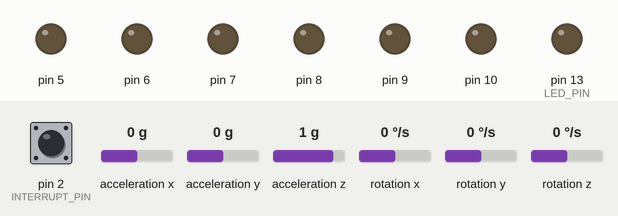
Simulated run of this sketch. Board: Arduino Uno, built with avr-gcc and run on an emulated ATmega328P. Shown: output pins drawn as LEDs (lit = HIGH). Inputs (shaded band) come from the test bench; at power-on: pin 2 (INTERRUPT_PIN) LOW, acceleration x 0 g, acceleration y 0 g, acceleration z 1 g, rotation x 0 °/s, rotation y 0 °/s, rotation z 0 °/s. The sensor or clock chip raises its interrupt line as the real part does; what the sketch prints to the serial monitor is not drawn.

Above: at 0.1 s.
At 0.6 s:
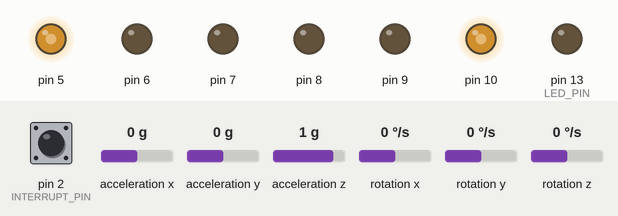
Timing chart, 0 to 2.1 s (numbered marks = the images above):
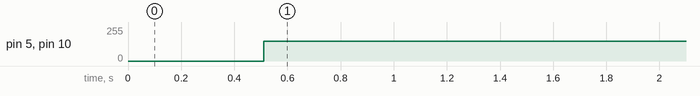

The sketch:

balancing_robot_example.ino
```cpp
// (licence header left out)
#include <PID_v1.h>
#include "LMotorController.h"
#include "I2Cdev.h"
#include "MPU6050_6Axis_MotionApps20.h"

#if I2CDEV_IMPLEMENTATION == I2CDEV_ARDUINO_WIRE
    #include "Wire.h"
#endif


//------------------------------------------------------------
#define OUTPUT_TEAPOT 1                    // Processing을 통해 MPU6050 센서를 Visualize 하고 싶은 경우 1, 아니면 0으로 선언합니다
#define MIN_ABS_SPEED 5                  // 모터의 최저속도를 설정합니다.   0 ~ 255 값 중 선택
#define OUTPUT_READABLE_YAWPITCHROLL    // Yaw, Pitch, Roll 값을 얻기 위해 선언합니다
#define INTERRUPT_PIN 2                  // MPU6050 센서의 INT 핀이 꽂혀있는 번호를 설정합니다. 보통 2번
#define LED_PIN 13                         // Arudino Uno의 13번핀 LED를 동작 중에 반짝거리게 하려고 선언합니다


//------------------------------------------------------------
//MPU 객체를 선언합니다
MPU6050 mpu;
// MPU control/status vars
bool blinkState = false;        // LED를 반짝거리게 하기 위한 변수
bool dmpReady = false;          // set true if DMP init was successful
uint8_t mpuIntStatus;           // holds actual interrupt status byte from MPU
uint8_t devStatus;            // return status after each device operation (0 = success, !0 = error)
uint16_t packetSize;        // expected DMP packet size (default is 42 bytes)
uint16_t fifoCount;            // count of all bytes currently in FIFO
uint8_t fifoBuffer[64];        // FIFO storage buffer


//------------------------------------------------------------
// MPU6050 센서를 통해 쿼터니언과 오일러각, Yaw, Pitch, Roll 값을 얻기 위해 선언합니다
// orientation/motion vars
Quaternion q;           // [w, x, y, z]         quaternion container
VectorInt16 aa;         // [x, y, z]            accel sensor measurements
VectorInt16 aaReal;     // [x, y, z]            gravity-free accel sensor measurements
VectorInt16 aaWorld;    // [x, y, z]            world-frame accel sensor measurements
VectorFloat gravity;    // [x, y, z]            gravity vector
float euler[3];         // [psi, theta, phi]    Euler angle container
float ypr[3];           // [yaw, pitch, roll]   yaw/pitch/roll container and gravity vector


//------------------------------------------------------------
// Processing으로 MPU6050 센서를 Visualize 하기 위한 변수
// packet structure for InvenSense teapot demo
uint8_t teapotPacket[14] = { '$', 0x02, 0,0, 0,0, 0,0, 0,0, 0x00, 0x00, '\r', '\n' };


//------------------------------------------------------------
// PID 제어용 변수 선언
double kp = 60.;
double ki = 200.;
double kd = 1.5;


// 기울일 각도 선택
// 제가 만든 밸런싱로봇에는 184.0도가 가장 최적의 평형각도였습니다
// 각도가 180도를 기준으로 +-를 설정해주시면 됩니다
double originalSetpoint = 183.0;
double setpoint = originalSetpoint;
double movingAngleOffset = 0.3;

// PID 제어용 input, output 변수를 선언합니다
double input, output;

// PID값을 설정해준다
PID pid(&input, &output, &setpoint, kp, ki, kd, DIRECT);


// 모터 제어용 변수 선언
// EnA, EnB는 속도제어용(pwm), IN1,2,3,4는 방향제어용 핀입니다
int ENA = 5;
int IN1 = 6;
int IN2 = 7;
int IN3 = 8;
int IN4 = 9;
int ENB = 10;

// motorController 객체 생성, 맨 끝 파라미터 1,1은 각각 좌측, 우측모터의 최대속도(%) 입니다.
LMotorController motorController(ENA, IN1, IN2, ENB, IN3, IN4, 1, 1);


// ================================================================
// ===               INTERRUPT DETECTION ROUTINE                ===
// ================================================================
volatile bool mpuInterrupt = false;     // indicates whether MPU interrupt pin has gone high

void dmpDataReady() {
    mpuInterrupt = true;
}

void setup(){
    // join I2C bus (I2Cdev library doesn't do this automatically)
#if I2CDEV_IMPLEMENTATION == I2CDEV_ARDUINO_WIRE
    Wire.begin();
    Wire.setClock(100000); // 400kHz I2C clock. Comment this line if having compilation difficulties
#elif I2CDEV_IMPLEMENTATION == I2CDEV_BUILTIN_FASTWIRE
    Fastwire::setup(400, true);
#endif

    Serial.begin(115200);
    while (!Serial); // wait for Leonardo enumeration, others continue immediately

    // initialize device
    Serial.println(F("Initializing I2C devices..."));
    mpu.initialize();
    pinMode(INTERRUPT_PIN, INPUT);
    // verify connection
    Serial.println(F("Testing device connections..."));
    Serial.println(mpu.testConnection() ? F("MPU6050 connection successful") : F("MPU6050 connection failed"));

    // 키입력을 기다리는 코드. 주석처리했습니다
    // wait for ready
    //Serial.println(F("\nSend any character to begin DMP programming and demo: "));
    //while (Serial.available() && Serial.read()); // empty buffer
    //while (!Serial.available());                 // wait for data
    //while (Serial.available() && Serial.read()); // empty buffer again


    // load and configure the DMP
    Serial.println(F("Initializing DMP..."));
    devStatus = mpu.dmpInitialize();

    // supply your own gyro offsets here, scaled for min sensitivity


    mpu.setXGyroOffset(2);
    mpu.setYGyroOffset(-1);
    mpu.setZGyroOffset(51);
    mpu.setZAccelOffset(3304); // 1688 factory default for my test chip

    // devStatus 값이 0 이면 정상작동, 0이 아니면 오작동입니다
    // make sure it worked (returns 0 if so)
    if (devStatus == 0){
        // turn on the DMP, now that it's ready
        Serial.println(F("Enabling DMP..."));
        mpu.setDMPEnabled(true);

        // enable Arduino interrupt detection
        Serial.println(F("Enabling interrupt detection (Arduino external interrupt 0)..."));
        attachInterrupt(digitalPinToInterrupt(INTERRUPT_PIN), dmpDataReady, RISING);
        mpuIntStatus = mpu.getIntStatus();

        // set our DMP Ready flag so the main loop() function knows it's okay to use it
        Serial.println(F("DMP ready! Waiting for first interrupt..."));
        dmpReady = true;

        // get expected DMP packet size for later comparison
        packetSize = mpu.dmpGetFIFOPacketSize();  //42바이트 : 쿼터니언(16바이트), 가속도계 데이터(6바이트), 자이로스코프 데이터(6바이트)

        // MPU6050 센서가 정삭작동하면 PID 제어용 코드를 초기화합니다
        pid.SetMode(AUTOMATIC);
        pid.SetSampleTime(10);
        pid.SetOutputLimits(-255, 255);
    }
    else{
        // MPU6050 센서가 오작동한 경우
        // ERROR!
        // 1 = initial memory load failed
        // 2 = DMP configuration updates failed
        // (if it's going to break, usually the code will be 1)
        Serial.print(F("DMP Initialization failed (code "));
        Serial.print(devStatus);
        Serial.println(F(")"));
    }

    // 로봇이 작동 중 13번 LED를 깜빡거리기 위해 OUTPUT으로 초기화합니다
    pinMode(LED_PIN, OUTPUT);
}

void loop(){


    // if programming failed, don't try to do anything
    if (!dmpReady) return;

    // wait for MPU interrupt or extra packet(s) available
    while (!mpuInterrupt && fifoCount < packetSize){
        //no mpu data - performing PID calculations and output to motors

        pid.Compute(); // 루프를 돌면서 pid 값을 업데이트합니다

         //시리얼 모니터로 현재 상태 출력
        Serial.print(input); Serial.print(" =>"); Serial.println(output);

        if (input>150 && input<200){//로봇이 기울어지는 경우(각도 범위내에서만)

        if (output>0) //앞으로 기울어지는 경우
        Forward(); //전진
        else if (output<0) //뒤로 기울어지는 경우
        Reverse(); //후진
        }
        else //로봇이 기울어지지 않은 경우
        Stop(); //모터 정지

        motorController.move(output, MIN_ABS_SPEED); // pid 연산으로 나온 output 값을 motorController로 전송합니다. (모터제어)
    }

    // reset interrupt flag and get INT_STATUS byte
    mpuInterrupt = false;
    mpuIntStatus = mpu.getIntStatus();

    // get current FIFO count
    fifoCount = mpu.getFIFOCount();

    // MPU6050 센서가 정상작동하는 경우에만 PID제어를 해야하므로 아래와 같이 if-else문을 작성합니다
    // check for overflow (this should never happen unless our code is too inefficient)
    if ((mpuIntStatus & 0x10) || fifoCount == 1024){
        // reset so we can continue cleanly
        mpu.resetFIFO();
        Serial.println(F("FIFO overflow!"));
    }
    // MPU6050 센서가 정상작동하는 경우
    else if (mpuIntStatus & 0x02){
        // wait for correct available data length, should be a VERY short wait
        while (fifoCount < packetSize) fifoCount = mpu.getFIFOCount();

        // read a packet from FIFO
        mpu.getFIFOBytes(fifoBuffer, packetSize);

        // track FIFO count here in case there is > 1 packet available
        // (this lets us immediately read more without waiting for an interrupt)
        fifoCount -= packetSize;

        // display Euler angles in degrees
        mpu.dmpGetQuaternion(&q, fifoBuffer);
        mpu.dmpGetGravity(&gravity, &q);
        mpu.dmpGetYawPitchRoll(ypr, &q, &gravity);

#ifdef OUTPUT_READABLE_YAWPITCHROLL  // 센서를 통해 구한 Yaw, Pitch, Roll 값을 Serial Monitor에 표시합니다
        Serial.print("ypr\t");
        Serial.print(ypr[0] * 180/M_PI);
        Serial.print("\t");
        Serial.print(ypr[1] * 180/M_PI);
        Serial.print("\t");
        Serial.println(ypr[2] * 180/M_PI);
#endif
        // PID 제어를 하기 위해 input 변수에 Pitch 값을 넣습니다
        input = ypr[1] * 180/M_PI + 180;


#ifdef OUTPUT_TEAPOT  // Processing으로 MPU6050센서의 움직임을 Visualize 하기 위한 코드
        // display quaternion values in InvenSense Teapot demo format:
        teapotPacket[2] = fifoBuffer[0];
        teapotPacket[3] = fifoBuffer[1];
        teapotPacket[4] = fifoBuffer[4];
        teapotPacket[5] = fifoBuffer[5];
        teapotPacket[6] = fifoBuffer[8];
        teapotPacket[7] = fifoBuffer[9];
        teapotPacket[8] = fifoBuffer[12];
        teapotPacket[9] = fifoBuffer[13];
        Serial.write(teapotPacket, 14);
        teapotPacket[11]++; // packetCount, loops at 0xFF on purpose
#endif
    }
}
void Forward() //전진
{
    analogWrite(6,output);
    analogWrite(7,0);
    analogWrite(8,output);
    analogWrite(9,0);
    Serial.print("F");
}

void Reverse() //후진
{
    analogWrite(6,0);
    analogWrite(7,output*-1);
    analogWrite(8,0);
    analogWrite(9,output*-1);
    Serial.print("R");
}

void Stop() //정지
{
    analogWrite(6,0);
    analogWrite(7,0);
    analogWrite(8,0);
    analogWrite(9,0);
    Serial.print("S");
}
 
```

LMotorController.cpp
```cpp
// (licence header left out)
#include "LMotorController.h"
#include "Arduino.h"


LMotorController::LMotorController(int ena, int in1, int in2, int enb, int in3, int in4, double motorAConst, double motorBConst)
{
    _motorAConst = motorAConst;
    _motorBConst = motorBConst;

	_ena = ena;
	_in1 = in1;
	_in2 = in2;
	_enb = enb;
	_in3 = in3;
	_in4 = in4;

	pinMode(_ena, OUTPUT);
	pinMode(_in1, OUTPUT);
	pinMode(_in2, OUTPUT);

	pinMode(_enb, OUTPUT);
	pinMode(_in3, OUTPUT);
	pinMode(_in4, OUTPUT);
}


void LMotorController::move(int leftSpeed, int rightSpeed, int minAbsSpeed)
{
    if (rightSpeed < 0)
    {
        rightSpeed = min(rightSpeed, -1*minAbsSpeed);
        rightSpeed = max(rightSpeed, -255);
    }
    else if (rightSpeed > 0)
    {
        rightSpeed = max(rightSpeed, minAbsSpeed);
        rightSpeed = min(rightSpeed, 255);
    }

    int realRightSpeed = map(abs(rightSpeed), 0, 255, minAbsSpeed, 255);

    if (leftSpeed < 0)
    {
        leftSpeed = min(leftSpeed, -1*minAbsSpeed);
        leftSpeed = max(leftSpeed, -255);
    }
    else if (leftSpeed > 0)
    {
        leftSpeed = max(leftSpeed, minAbsSpeed);
        leftSpeed = min(leftSpeed, 255);
    }

    int realLeftSpeed = map(abs(leftSpeed), 0, 255, minAbsSpeed, 255);

    digitalWrite(_in3, rightSpeed > 0 ? HIGH : LOW);
    digitalWrite(_in4, rightSpeed > 0 ? LOW : HIGH);
    digitalWrite(_in1, leftSpeed > 0 ? HIGH : LOW);
    digitalWrite(_in2, leftSpeed > 0 ? LOW : HIGH);
    analogWrite(_ena, realRightSpeed * _motorAConst);
    analogWrite(_enb, realLeftSpeed * _motorBConst);
}


void LMotorController::move(int speed, int minAbsSpeed)
{
    int direction = 1;

    if (speed < 0)
    {
        direction = -1;

        speed = min(speed, -1*minAbsSpeed);
        speed = max(speed, -150);
    }
    else
    {
        speed = max(speed, minAbsSpeed);
        speed = min(speed, 150);
    }

    if (speed == _currentSpeed) return;

    int realSpeed = max(minAbsSpeed, abs(speed));

    digitalWrite(_in1, speed > 0 ? HIGH : LOW);
    digitalWrite(_in2, speed > 0 ? LOW : HIGH);
    digitalWrite(_in3, speed > 0 ? HIGH : LOW);
    digitalWrite(_in4, speed > 0 ? LOW : HIGH);
    analogWrite(_ena, realSpeed * _motorAConst);
    analogWrite(_enb, realSpeed * _motorBConst);

    _currentSpeed = direction * realSpeed;
}


void LMotorController::move(int speed)
{
    if (speed == _currentSpeed) return;

    if (speed > 255) speed = 150;
    else if (speed < -255) speed = -150;

    digitalWrite(_in1, speed > 0 ? HIGH : LOW);
    digitalWrite(_in2, speed > 0 ? LOW : HIGH);
    digitalWrite(_in3, speed > 0 ? HIGH : LOW);
    digitalWrite(_in4, speed > 0 ? LOW : HIGH);
    analogWrite(_ena, abs(speed) * _motorAConst);
    analogWrite(_enb, abs(speed) * _motorBConst);

    _currentSpeed = speed;
}


void LMotorController::turnLeft(int speed, bool kick)
{
    digitalWrite(_in1, HIGH);
    digitalWrite(_in2, LOW);
    digitalWrite(_in3, LOW);
    digitalWrite(_in4, HIGH);

    if (kick)
    {
        analogWrite(_ena, 150);
        analogWrite(_enb, 150);

        delay(100);
    }

    analogWrite(_ena, speed * _motorAConst);
    analogWrite(_enb, speed * _motorBConst);
}


void LMotorController::turnRight(int speed, bool kick)
{
    digitalWrite(_in1, LOW);
    digitalWrite(_in2, HIGH);
    digitalWrite(_in3, HIGH);
    digitalWrite(_in4, LOW);

    if (kick)
    {
        analogWrite(_ena, 150);
        analogWrite(_enb, 150);

        delay(100);
    }

    analogWrite(_ena, speed * _motorAConst);
    analogWrite(_enb, speed * _motorBConst);
}


void LMotorController::stopMoving()
{
    digitalWrite(_in1, LOW);
    digitalWrite(_in2, LOW);
    digitalWrite(_in3, LOW);
    digitalWrite(_in4, LOW);
    digitalWrite(_ena, HIGH);
    digitalWrite(_enb, HIGH);

    _currentSpeed = 0;
}
```

LMotorController.h
```cpp
// (licence header left out)
#ifndef LMotorController_h
#define LMotorController_h


#include "Arduino.h"


class LMotorController
{
protected:
    int _ena, _in1, _in2, _enb, _in3, _in4;
    int _currentSpeed;
    double _motorAConst, _motorBConst;
public:
    LMotorController(int ena, int in1, int in2, int enb, int in3, int in4, double motorAConst, double motorBConst);
    void move(int leftSpeed, int rightSpeed, int minAbsSpeed);
    void move(int speed);
    void move(int speed, int minAbsSpeed);
    void turnLeft(int speed, bool kick);
    void turnRight(int speed, bool kick);
    void stopMoving();
};


#endif
```

Measured:
- by itself, pin 5, pin 10: 0/255 → 150/255 at 0.51 s
